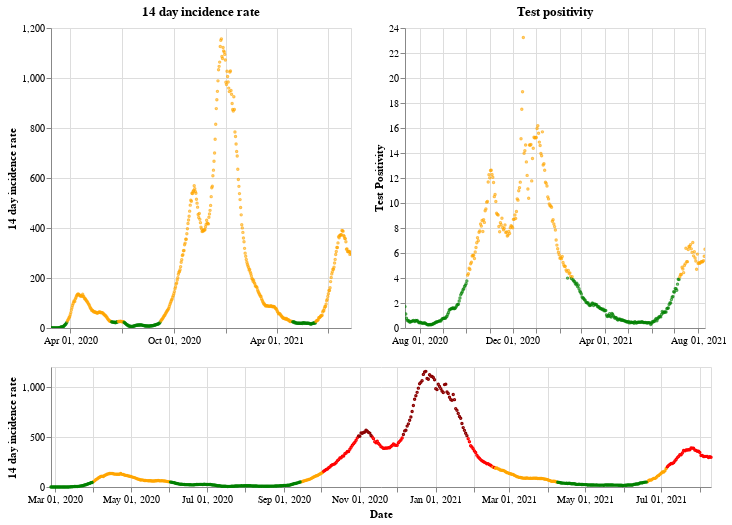

Notebook source saved alongside this figure:
### Markdown cell above
## Wales

### Code cell
plot_traffic_light('Wales')

### Figure 1 — Vega-Lite specification as saved in the notebook (floating-point values rounded to 4 significant figures; data arrays with more than 128 entries replaced by an {"elided": "..."} marker saying what was removed)
{"config": {"view": {"continuousWidth": 400, "continuousHeight": 300}}, "vconcat": [{"hconcat": [{"mark": {"type": "point", "size": 2}, "encoding": {"color": {"condition": {"value": "green", "test": "(datum.twoWeeklyCasesRate <= 25)"}, "value": "orange"}, "tooltip": [{"type": "nominal", "field": "areaName"}, {"type": "temporal", "field": "date"}, {"type": "quantitative", "field": "twoWeeklyCasesRate"}, {"type": "quantitative", "field": "testPositivity"}], "x": {"type": "temporal", "axis": {"title": ""}, "field": "date", "scale": {"domain": {"selection": "DateBrush"}}, "timeUnit": "yearmonthdate"}, "y": {"type": "quantitative", "axis": {"title": "14 day incidence rate"}, "field": "twoWeeklyCasesRate"}}, "title": "14 day incidence rate", "width": 300}, {"mark": {"type": "point", "size": 2}, "encoding": {"color": {"condition": {"value": "green", "test": "(datum.testPositivity <= 4)"}, "value": "orange"}, "tooltip": [{"type": "nominal", "field": "areaName"}, {"type": "temporal", "field": "date"}, {"type": "quantitative", "field": "twoWeeklyCasesRate"}, {"type": "quantitative", "field": "testPositivity"}], "x": {"type": "temporal", "axis": {"title": ""}, "field": "date", "scale": {"domain": {"selection": "DateBrush"}}, "timeUnit": "yearmonthdate"}, "y": {"type": "quantitative", "axis": {"title": "Test Positivity"}, "field": "testPositivity"}}, "title": "Test positivity", "width": 300}]}, {"layer": [{"mark": {"type": "point", "size": 2}, "encoding": {"color": {"condition": {"value": "orange", "test": "(((datum.testPositivity < 4) && (datum.twoWeeklyCasesRate >= 50)) && (datum.twoWeeklyCasesRate < 200))"}, "value": "red"}, "opacity": {"condition": {"value": 1, "test": "((datum.twoWeeklyCasesRate >= 50) && (datum.twoWeeklyCasesRate < 500))"}, "value": 0}, "tooltip": [{"type": "nominal", "field": "areaName"}, {"type": "temporal", "field": "date"}, {"type": "quantitative", "field": "twoWeeklyCasesRate"}, {"type": "quantitative", "field": "testPositivity"}], "x": {"type": "temporal", "axis": {"title": "Date"}, "field": "date", "timeUnit": "yearmonthdate"}, "y": {"type": "quantitative", "axis": {"title": "14 day incidence rate"}, "field": "twoWeeklyCasesRate"}}, "selection": {"DateBrush": {"type": "interval", "encodings": ["x"], "fields": ["Time"]}}}, {"mark": {"type": "point", "size": 2}, "encoding": {"color": {"value": "darkred"}, "opacity": {"condition": {"value": 1, "test": "(datum.twoWeeklyCasesRate >= 500)"}, "value": 0}, "tooltip": [{"type": "nominal", "field": "areaName"}, {"type": "temporal", "field": "date"}, {"type": "quantitative", "field": "twoWeeklyCasesRate"}, {"type": "quantitative", "field": "testPositivity"}], "x": {"type": "temporal", "axis": {"title": "Date"}, "field": "date", "timeUnit": "yearmonthdate"}, "y": {"type": "quantitative", "axis": {"title": "14 day incidence rate"}, "field": "twoWeeklyCasesRate"}}}, {"mark": {"type": "point", "size": 2}, "encoding": {"color": {"condition": {"value": "green", "test": "((datum.testPositivity < 4) && (datum.twoWeeklyCasesRate < 50))"}, "value": "orange"}, "opacity": {"condition": {"value": 1, "test": "(datum.twoWeeklyCasesRate < 50)"}, "value": 0}, "tooltip": [{"type": "nominal", "field": "areaName"}, {"type": "temporal", "field": "date"}, {"type": "quantitative", "field": "twoWeeklyCasesRate"}, {"type": "quantitative", "field": "testPositivity"}], "x": {"type": "temporal", "axis": {"title": "Date"}, "field": "date", "timeUnit": "yearmonthdate"}, "y": {"type": "quantitative", "axis": {"title": "14 day incidence rate"}, "field": "twoWeeklyCasesRate"}}}], "height": 120, "width": 660}], "data": {"name": "data-51a01d6325bfd88ecaeabfe7d4b76791"}, "$schema": "https://vega.github.io/schema/vega-lite/v4.8.1.json", "datasets": {"data-51a01d6325bfd88ecaeabfe7d4b76791": {"elided": "531 records"}}}
